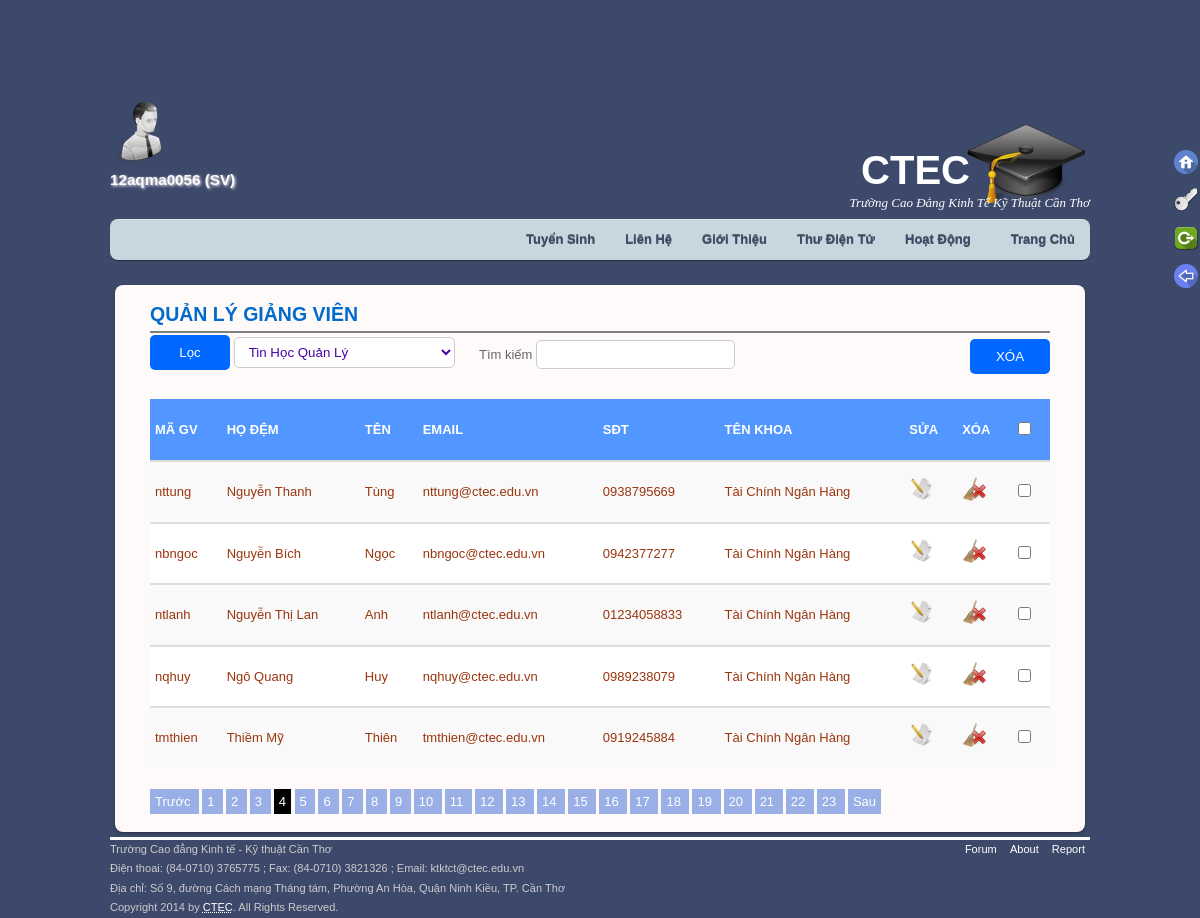
Screenshot of /php/QT.php?page=4 (signed in) with the database file from the repository.
### tables this page shows
CREATE TABLE IF NOT EXISTS `taikhoan` (
  `tendangnhap` varchar(50) NOT NULL,
  `matkhau` varchar(50) NOT NULL,
  `quyen` varchar(50) NOT NULL,
  PRIMARY KEY (`tendangnhap`),
  KEY `quyen` (`quyen`)
);

CREATE TABLE IF NOT EXISTS `giangvien` (
  `idgiangvien` int(11) NOT NULL AUTO_INCREMENT,
  `magv` varchar(50) NOT NULL,
  `hodem` varchar(50) NOT NULL,
  `ten` varchar(50) NOT NULL,
  `email` varchar(50) NOT NULL,
  `SĐT` int(11) NOT NULL,
  `idkhoa` int(11) NOT NULL,
  PRIMARY KEY (`idgiangvien`),
  UNIQUE KEY `magv` (`magv`),
  UNIQUE KEY `magv_2` (`magv`),
  UNIQUE KEY `magv_3` (`magv`),
  KEY `idkhoa` (`idkhoa`),
  KEY `idkhoa_2` (`idkhoa`)
);

CREATE TABLE IF NOT EXISTS `khoa` (
  `idkhoa` int(11) NOT NULL AUTO_INCREMENT,
  `tenkhoa` varchar(45) DEFAULT NULL,
  PRIMARY KEY (`idkhoa`)
);

### php/ketnoi.php (called while the page is built, shortened)
<?php
$host= 'http://'.$_SERVER['HTTP_HOST'].'/';
$images=$host.'images/';
$page=$host.'index.php?page=';
?>

### includes/div_QTGV.php (the view, shortened to what this page needs)
<article id="post clearfix" class="post clearfix">
	<h1 class="post-title"><a href="#">QUẢN LÝ GIẢNG VIÊN</a></h1>
    <hr color="gray" />
    <?php if (isset ( $_SESSION ["tendangnhap"] )){
    	 		if (! isset ( $_GET ['ok'] )) {
						$start = ($_GET ['page'] - 1) * 5;
						$select = "select magv, hodem, ten, email, SĐT, tenkhoa, idgiangvien  ";
						$select .= "from giangvien, khoa ";
						$select .= "where giangvien.idkhoa=khoa.idkhoa limit $start, 5";
						$kq = mysql_query ( $select, $connect );
						if($kq){
							$num = mysql_num_rows ( $kq );
							if ($num > 0) {
								echo '<form name="form1" method="post" action="checkGV.php">';
								echo "<input  type='submit' value='XÓA' name='delete' id='delete'/>";
								$sel = "select magv, hodem, ten, email, SĐT, tenkhoa, idgiangvien  ";
								$sel .= "from giangvien, khoa ";
								$sel .= "where giangvien.idkhoa=khoa.idkhoa";
								$res = mysql_query ( $sel, $connect );
								$number = mysql_num_rows ( $res );
								$tst = floor ( $number / 5 )+1;
								?>
							<br /><br/>	<?php if($num>0){ ?> <table><thead><tr><th>Mã GV</th><th>Họ Đệm<th>Tên</th>
							<th>Email</th><th>SĐT</th><th>Tên Khoa</th><th>Sửa</th><th>Xóa</th><th>
							<input type='checkbox' id='selectall' /></th></tr></thead> <tbody> <?php }
							else{
											echo "<br /><img src='".$images."del.png'><h2 style='margin-left: 150px;'>không có dữ liệu để hiện thị!</h2>";
											} ?>
								<?php while ( $row = mysql_fetch_array ( $kq ) ) {
									echo "<tr>";
									echo "<td>$row[0]</td>";
									echo "<td>$row[1]</td>";
									echo "<td>$row[2]</td>";
									echo "<td>$row[3]</td>";
									echo "<td>0$row[4]</td>";
									echo "<td>$row[5]</td>";
									echo "<td><a href='".$page."suagiangvien&&idgiangvien=$row[idgiangvien]'><img src='".$images."edit.png' /></td>";
									echo "<td><a href=\"#\" onclick=\"delgv_notpaging('$_GET[page]', '$row[idgiangvien]');\"><img src='".$images."xoa.png' /></a></td>";
									echo "<td><input class='checkbox1' name='checkbox[]' type='checkbox'
								value='$row[idgiangvien]' /></td></tr>";
								}
								echo " </tbody></table></form><br />";
								if ($_GET ['page'] > 1) {
									echo '<a class="a" href="'.$_SERVER['PHP_SELF'].'?page=' . ($_GET ['page'] - 1) . '">Trước </a>';
								}
								for($i = 1; $i <= $tst; $i ++) {
									if ($i == $_GET ['page']) {
										echo ' <a href="#" class="active">' . $i . '</a> ';
									} else {
										echo '<a class="a" href="'.$_SERVER['PHP_SELF'].'?page=' . $i . '">' . $i . ' </a>  ';
									}
								}
								if ($_GET ['page'] < $tst) {
									echo '<a class="a" href="'.$_SERVER['PHP_SELF'].'?page=' . ($_GET ['page'] + 1) . '"> Sau</a>';
								}
							}
							} else {
								echo "<br /><img src='".$images."del.png'><h2 style='margin-left: 150px;'>không có dữ liệu để hiện thị!</h2>";
							}
						}
    	  }else {
				header ( "location:$host.'dangnhap.php'" );
			   }
					?>
		<?php if($num>0){ ?>
			<form id="filter" action="<?=$_SERVER['PHP_SELF'];?>" method='get'>
				<input  class="filterbtn" type='submit' name='ok' value='Lọc' />
				<select class="input" name='selkhoa'>;
						<?php
						$re = mysql_query ( "SELECT * FROM khoa" );
						for(; $row = mysql_fetch_array ( $re );) {
							echo "<option value='" . $row ['idkhoa'] . "'>" . $row ['tenkhoa'] . "</option>";
						}
						?>
				</select>
			</form>
			<?php } ?>
</article>

### includes/div_user.php
<?php
		if(isset($_SESSION['tendangnhap'])){
					$sl="select tendangnhap, quyen ";
					$sl.="from taikhoan ";
					$sl.="where tendangnhap="."'".$_SESSION["tendangnhap"]."'";
					$kq1=mysql_query($sl, $connect);
					while($row=mysql_fetch_array($kq1)){
					echo "<img src='".$images."admin.png' /><h3 style='color: snow; text-shadow: 1px 1px 3px white;'>$row[0] ($row[1])</h3>";
					}
			}
	 ?>

### css/main.css (style rules this page uses)
html, body,div, dl, form, h1, h2, h3, h4, h5, h6, ol, p, pre, table, ul, dd, dt, li, tbody, td, tfoot, th, thead, tr, button, br, img, q, span { margin: 0; padding: 0 }
img { border: 0; outline: none }
img { max-width: 100%; height: auto; width: auto\9; }
article, aside, details, figcaption, figure, footer, header, hgroup, menu, nav, section { display: block }
body { background: #3D496B; font: 13px/150% Arial, Helvetica, sans-serif; color: #666 }
a { color: #026acb; text-decoration: none; outline: none; target: _blank }
input[type="submit"] { background: #0067ff; border: 0; color: #fff; outline: none; width: 80px; padding: 10px; outline: none; border-radius: 5px }
table { display: table; border: 0; border-spacing: 0; width: 100%; text-align: left; margin: 5px auto }
th { padding: 5px; text-transform: uppercase; color: white; background: #5197FF; display: table-cell; font-weight: bold; vertical-align: middle; padding-top: 20px; padding-bottom: 20px }
td { padding: 5px; border-top: 2px solid #ddd; padding-top: 15px; padding-bottom: 15px; color: #9A350E }
tr:nth-child(even) { background-color: #f9f9f9 }

### css/database.css (style rules this page uses)
.input { background: #fff; border: 1px solid #ccc; padding: 6px 10px; outline: none; -webkit-border-radius: 5px; -moz-border-radius: 5px; border-radius: 5px; color: #4700A8 }

### css/QT.css (style rules this page uses)
.a { padding: 5px; margin-right: 3px; color:#fff; background: #9aafe5; }
#filter { position: absolute; top: 50px; left: 35px }
#delete { margin-left: 820px; margin-top: 0px; }
.active { background: black; color: white; padding: 5px; }

### rows the page displays
taikhoan: tendangnhap "12aqma0056", quyen "SV"
giangvien: magv "nttung", hodem "Nguyễn Thanh", ten "Tùng", email "nttung@ctec.edu.vn", SĐT "938795669", idkhoa.tenkhoa "Tài Chính Ngân Hàng"
giangvien: magv "nbngoc", hodem "Nguyễn Bích", ten "Ngọc", email "nbngoc@ctec.edu.vn", SĐT "942377277", idkhoa.tenkhoa "Tài Chính Ngân Hàng"
giangvien: magv "ntlanh", hodem "Nguyễn Thị Lan", ten "Anh", email "ntlanh@ctec.edu.vn", SĐT "1234058833", idkhoa.tenkhoa "Tài Chính Ngân Hàng"
giangvien: magv "nqhuy", hodem "Ngô Quang", ten "Huy", email "nqhuy@ctec.edu.vn", SĐT "989238079", idkhoa.tenkhoa "Tài Chính Ngân Hàng"
giangvien: magv "tmthien", hodem "Thiềm Mỹ", ten "Thiên", email "tmthien@ctec.edu.vn", SĐT "919245884", idkhoa.tenkhoa "Tài Chính Ngân Hàng"

### other values shown
form field selkhoa "Tin Học Quản Lý"
